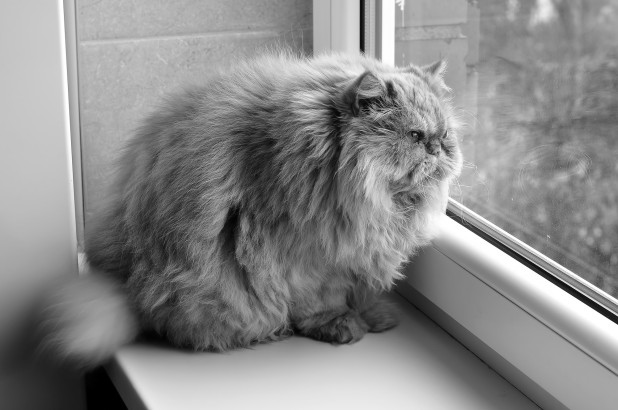
#> input picture examples/example2.bmp, 618 x 410 px
$ python colorization.py   (older library calls are emulated)
#> lines starting #> are read from the running program, lines starting #| are printed output that depends on the picture; after the words box and inside, x2 and y2 are one past the last pixel; in counts of white or black regions, pixels touching at a corner belong together
import numpy as np
import cv2
from scipy import misc
import scipy
import matplotlib.pyplot as plt
from scipy.sparse import linalg
import colorsys
import math
import os
import sys


"""
Colorization using optimization

gray_path: Grayscale image
path: Image with masking
save_path: Path for saving
"""

# Input: grayscale image, masked image
gray_path = "./examples/example2.bmp"
path = "./examples/example2_marked.bmp"
save_path = "./examples/ex_result2.bmp"


# Read image with opencv-python
def read_image(image_path):
#> called with image_path = './examples/example2.bmp'
    img = cv2.imread(image_path).astype(np.float32) / 255.
#> img: shape (410, 618, 3) float32; min 0, max 1, mean 0.539
    yuv_img = cv2.cvtColor(img, cv2.COLOR_BGR2YUV)
#> yuv_img: shape (410, 618, 3) float32; mean of channels 0, 1, 2 0.539, 0.5, 0.5
    _y, _u, _v = cv2.split(yuv_img)
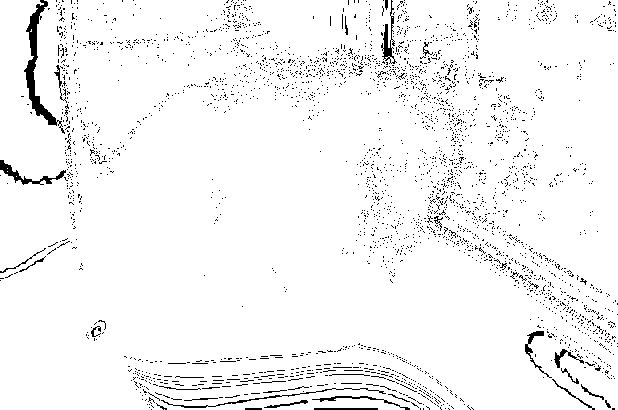
#> _u: shape (410, 618) float32; values 0.5 (black) and 0.5 (white), 95.9% white; black in thin lines or dots
    return img, _y, _u, _v


gray, y, g_u, g_v = read_image(gray_path)
colored, _, u, v = read_image(path)
#> call 2 of read_image, with image_path = './examples/example2_marked.bmp'
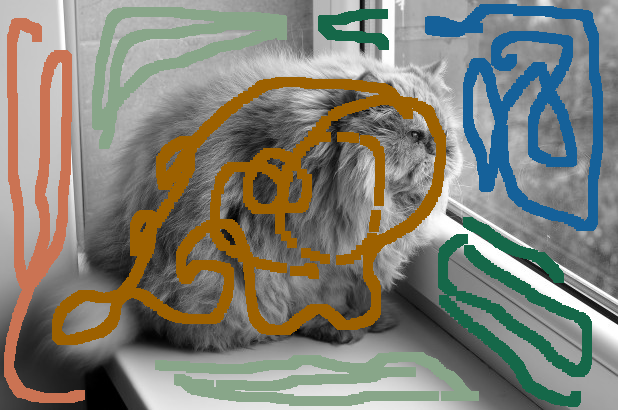
#> input picture examples/example2_marked.bmp, 618 x 410 px
#> in read_image (call 2), `yuv_img = cv2.cvtColor(img, cv2.COLOR_BGR2YUV)`: yuv_img: shape (410, 618, 3) float32; mean of channels 0, 1, 2 0.5, 0.48, 0.505

# If it has color mask - True, Not - False
hints = abs(gray - colored).sum(2) > 0.01
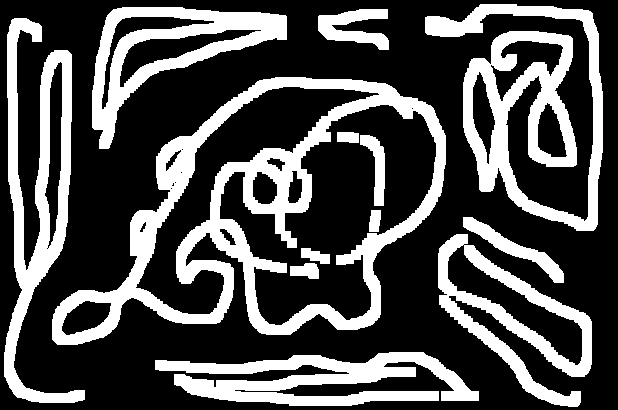
#> hints: shape (410, 618) bool; 30.7% white; 13 white regions, largest, box (x1, y1, x2, y2) and area: (52, 77, 446, 345) 24497, (425, 4, 603, 231) 13822, (4, 18, 85, 403) 10175

h, w, _ = gray.shape
#> h = 410; w = 618
wrs = []

# All pixels
for j in range(h):
    for i in range(w):
        if not hints[j][i]:
            # Neighbors: pixels around selected pixel
            num_windows = 9
            neighbor_values = []
            # For all pixels in window (neighbor pixels)
            for win_j in range(max(0, j-1), min(j+2, h)):
                for win_i in range(max(0, i-1), min(i+2, w)):
                    # To make sparse matrix, saving index for [h*w, h*w] and intensity values.
                    row = j * w + i
                    col = win_j * w + win_i
                    # Selected pixel or not
                    if (i != win_i) | (j != win_j):
                        value = y[win_j, win_i]
                        neighbor_values.append((row, col, value))
                    else:
                        wrs.append((row, col, 1.))
            rows, cols, values = zip(*neighbor_values)
            values = list(values)
            values.append(y[j, i])

            # Calculate variance of neighbor pixels
            variance = np.mean((values - np.mean(values)) ** 2)
            sigma = variance * 0.6

            mgv = min((values - y[j][i])**2)
            if sigma < (-mgv / np.log(0.01)):
                sigma = -mgv / np.log(0.01)
            values[:] = values[:-1]
            if sigma < 0.000002:
                sigma = 0.000002

            # Calculate weight of neighbor pixels
            values = np.exp(-((values - y[j][i]) ** 2) / sigma)
            values = - (values / np.sum(values))

            for idx in range(len(values)):
                wrs.append((rows[idx], cols[idx], values[idx]))
        # If selected pixel is hint
        else:
            row = j * w + i
            col = j * w + i
            wrs.append((row, col, 1.))
#> after the loop, wrs = 1650944 items

row_idx, col_idx, wrs_value = zip(*wrs)
#> row_idx = 1650944 items; col_idx = 1650944 items; wrs_value = 1650944 items

# Ax = b => Calculate colorization
A = scipy.sparse.csr_matrix((wrs_value, (row_idx, col_idx)), (w * h, w * h))
b = np.zeros((A.shape[0]))

color_copy_for_nonzero = hints.reshape(w*h).copy()
colored_idx = np.nonzero(color_copy_for_nonzero)

# U space solving
u_image = u.reshape(w * h)
print(u)
#> (printed output is left out)
b[colored_idx] = u_image[colored_idx]
print(A.shape, b.shape)
#| (253380, 253380) (253380,)
new_vals_u = linalg.spsolve(A, b)
new_u = new_vals_u.reshape((h, w))
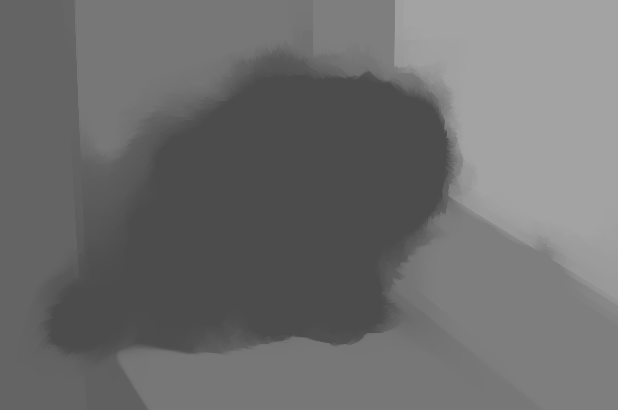
#> new_u: shape (410, 618) float64; min 0.3, max 0.641, mean 0.434

# V space solving
v_image = v.reshape(w * h)
b[colored_idx] = v_image[colored_idx]
new_vals_v = linalg.spsolve(A, b)
new_v = new_vals_v.reshape((h, w))
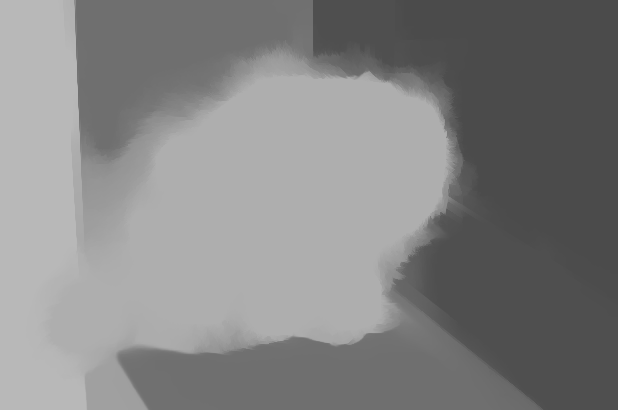
#> new_v: shape (410, 618) float64; min 0.294, max 0.725, mean 0.517

# Show result and saving
result = cv2.merge((y.astype(np.float32), new_u.astype(np.float32), new_v.astype(np.float32)))
#> result: shape (410, 618, 3) float32; mean of channels 0, 1, 2 0.539, 0.434, 0.516
result = cv2.cvtColor(result, cv2.COLOR_YUV2BGR)
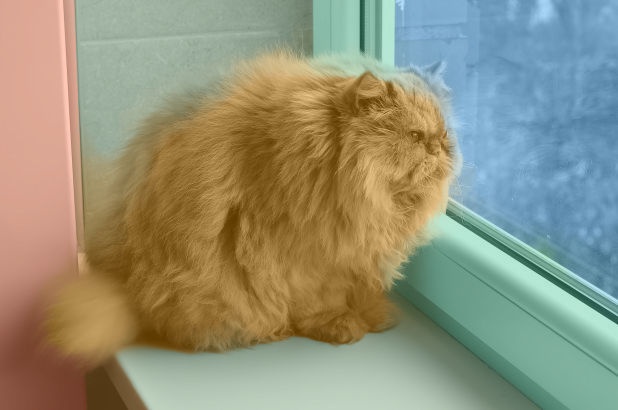
#> result: shape (410, 618, 3) float32; mean B, G, R 0.405, 0.555, 0.558; drawn with min black and max white
cv2.imshow("result", result)
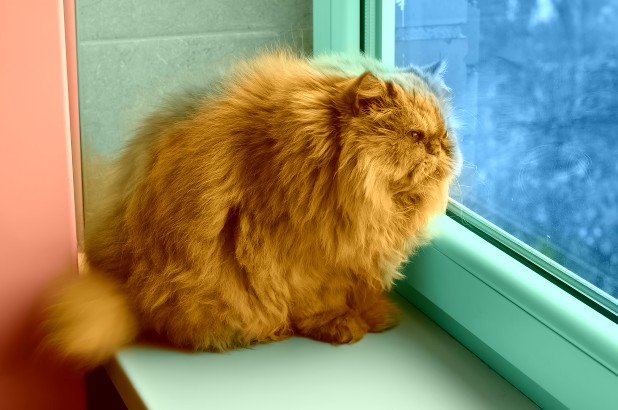
#> window 'result': shape (410, 618, 3); mean B, G, R 109.1, 140.9, 141.4
cv2.waitKey()
result = (result * 255).astype(np.int)
cv2.imwrite(save_path, result)
